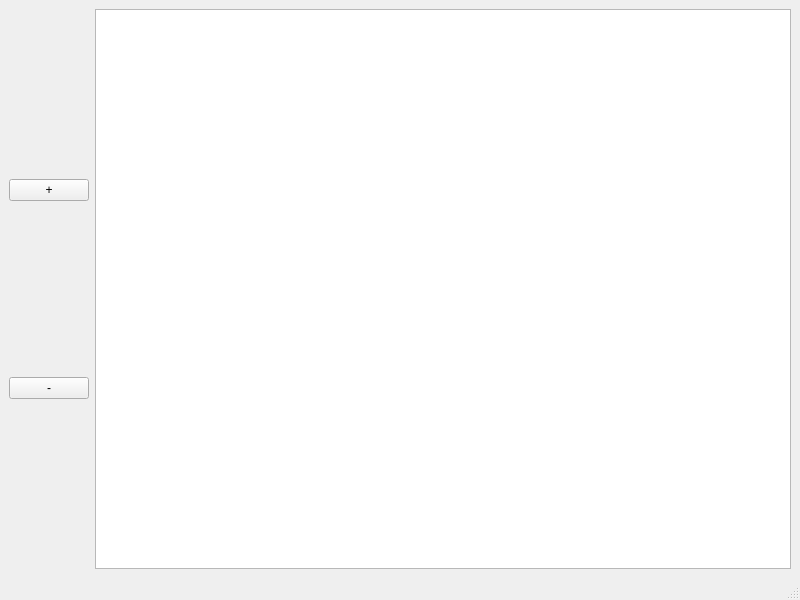
<?xml version="1.0" encoding="UTF-8"?>
<ui version="4.0">
 <class>Simple_table</class>
 <widget class="QMainWindow" name="Simple_table">
  <property name="geometry">
   <rect>
    <x>0</x>
    <y>0</y>
    <width>800</width>
    <height>600</height>
   </rect>
  </property>
  <property name="windowTitle">
   <string>MainWindow</string>
  </property>
  <widget class="QWidget" name="centralwidget">
   <layout class="QHBoxLayout" name="horizontalLayout">
    <item>
     <layout class="QVBoxLayout" name="verticalLayout_2">
      <item>
       <widget class="QPushButton" name="pushButton">
        <property name="text">
         <string>+</string>
        </property>
       </widget>
      </item>
      <item>
       <widget class="QPushButton" name="pushButton_2">
        <property name="text">
         <string>-</string>
        </property>
       </widget>
      </item>
     </layout>
    </item>
    <item>
     <widget class="QTableWidget" name="tableWidget">
      <property name="editTriggers">
       <set>QAbstractItemView::NoEditTriggers</set>
      </property>
      <property name="selectionMode">
       <enum>QAbstractItemView::SingleSelection</enum>
      </property>
      <property name="selectionBehavior">
       <enum>QAbstractItemView::SelectRows</enum>
      </property>
      <property name="textElideMode">
       <enum>Qt::ElideLeft</enum>
      </property>
     </widget>
    </item>
   </layout>
  </widget>
  <widget class="QMenuBar" name="menubar">
   <property name="geometry">
    <rect>
     <x>0</x>
     <y>0</y>
     <width>800</width>
     <height>21</height>
    </rect>
   </property>
  </widget>
  <widget class="QStatusBar" name="statusbar"/>
 </widget>
 <resources/>
 <connections/>
</ui>
